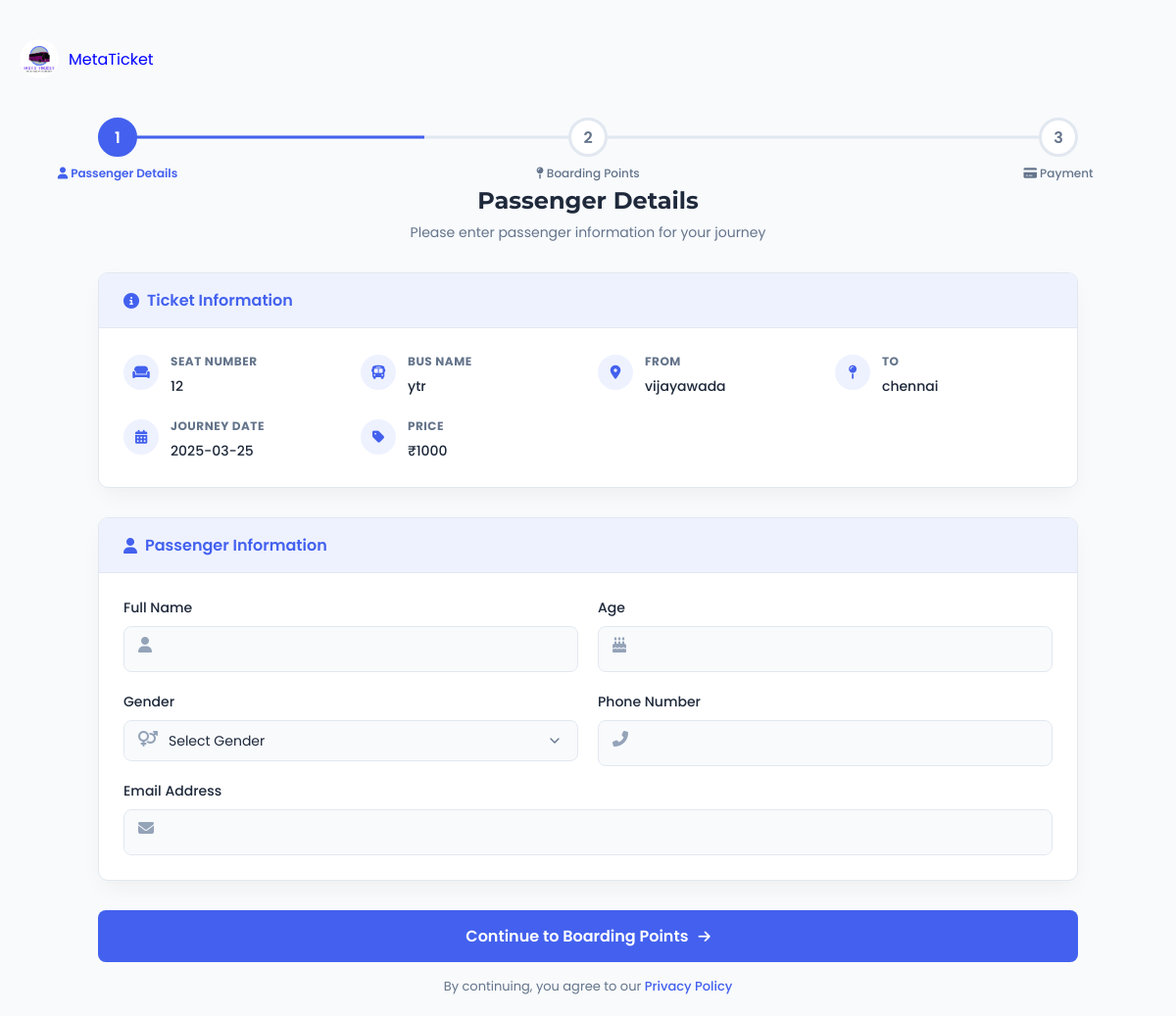
/xticketbuy.php?id=10 (signed in), run on the app's committed database.
### tables this page shows
CREATE TABLE `bus_sell` (
  `id` int(255) NOT NULL,
  `email` varchar(255) NOT NULL,
  `seat_no` int(255) NOT NULL,
  `bus_id` int(11) NOT NULL,
  `busname` varchar(255) NOT NULL,
  `journeydate` date NOT NULL,
  `fromplace` varchar(255) NOT NULL,
  `toplace` varchar(255) NOT NULL,
  `boarding_time` time(6) NOT NULL,
  `ticketprice` int(255) NOT NULL,
  `booking_id` int(11) NOT NULL,
  `ticketUpload` varchar(255) NOT NULL,
  `status` varchar(20) DEFAULT 'pending'
);

### xticketbuy.php (the view, shortened to what this page needs)
<?php
include 'config.php';
$ticket_id = isset($_GET['id']) ? $_GET['id'] : null;
$ticket_query = "SELECT * FROM bus_sell WHERE id = ? AND status = 'accepted'";
$stmt = $conn->prepare($ticket_query);
$stmt->bind_param("i", $ticket_id);
$stmt->execute();
$ticket_result = $stmt->get_result();
$ticket = $ticket_result->fetch_assoc();
?>
<!DOCTYPE html>
<html lang="en">
<head>
    <link href="https://cdnjs.cloudflare.com/ajax/libs/font-awesome/6.4.0/css/all.min.css" rel="stylesheet">
</head>
<body>
    <div class="page-container">
        <div class="top-nav">
            <a class="user-profile">
                <img src="assets/images/logo.png" alt="MetaTicket Logo">
                <span>MetaTicket</span>
            </a>
        </div>
        <div class="container">
            <div class="progress-container">
                <div class="progress-steps">
                    <div class="progress-bar"></div>
                    <div class="step active">
                        1
                        <span class="step-label"><i class="fas fa-user"></i> Passenger Details</span>
                    </div>
                    <div class="step">
                        2
                        <span class="step-label"><i class="fas fa-map-pin"></i> Boarding Points</span>
                    </div>
                    <div class="step">
                        3
                        <span class="step-label"><i class="fas fa-credit-card"></i> Payment</span>
                    </div>
                </div>
            </div>
            <div class="header">
                <h1>Passenger Details</h1>
                <p>Please enter passenger information for your journey</p>
            </div>
            <div class="card">
                <div class="card-header">
                    <h2><i class="fas fa-info-circle"></i> Ticket Information</h2>
                </div>
                <div class="card-body">
                    <div class="ticket-info">
                        <div class="ticket-item">
                        <i class="fas fa-couch"></i>
                            <div class="ticket-content">
                                <strong>Seat Number</strong>
                                <span>
                                    <?php echo htmlspecialchars($ticket['seat_no']); ?>
                                </span>
                            </div>
                        </div>
                        <div class="ticket-item">
                            <i class="fas fa-bus"></i>
                            <div class="ticket-content">
                                <strong>Bus Name</strong>
                                <span>
                                <?php echo htmlspecialchars($ticket['busname']); ?>
                                </span>
                            </div>
                        </div>
                        <div class="ticket-item">
                            <i class="fas fa-map-marker-alt"></i>
                            <div class="ticket-content">
                                <strong>From</strong>
                                <span><?php echo htmlspecialchars($ticket['fromplace']); ?></span>
                            </div>
                        </div>
                        <div class="ticket-item">
                            <i class="fas fa-map-pin"></i>
                            <div class="ticket-content">
                                <strong>To</strong>
                                <span><?php echo htmlspecialchars($ticket['toplace']); ?></span>
                            </div>
                        </div>
                        <div class="ticket-item">
                            <i class="fas fa-calendar-alt"></i>
                            <div class="ticket-content">
                                <strong>Journey Date</strong>
                                <span><?php echo htmlspecialchars($ticket['journeydate']); ?></span>
                            </div>
                        </div>
                        <div class="ticket-item">
                        <i class="fas fa-tag"></i>
                            <div class="ticket-content">
                                <strong>Price</strong>
                                <span>₹<?php echo htmlspecialchars($ticket['ticketprice']); ?></span>
                            </div>
                        </div>
                    </div>
                </div>
            </div>
            <form action="x_boarding_points.php" method="POST" id="passengerForm">
                <div class="card">
                    <div class="card-header">
                        <h2><i class="fas fa-user"></i> Passenger Information</h2>
                    </div>
                    <div class="card-body">
                        <div class="form-row">
                            <div class="form-group has-icon">
                                <label for="passenger_name">Full Name</label>
                                <input type="text" id="passenger_name" name="passenger_name" class="form-control" required pattern="[A-Za-z ]{1,255}" title="Please enter a valid name (letters and spaces only)">
                            </div>
                            <div class="form-group has-icon">
                                <label for="age">Age</label>
                                <input type="number" id="age" name="age" class="form-control" min="1" max="120" required>
                            </div>
                        </div>
                        <div class="form-row">
                            <div class="form-group has-icon">
                                <label for="gender">Gender</label>
                                <select id="gender" name="gender" class="form-control" required>
                                    <option value="">Select Gender</option>
                                </select>
                            </div>
                            <div class="form-group has-icon">
                                <label for="phoneNO">Phone Number</label>
                                <input type="tel" id="phoneNO" name="passenger_phone" class="form-control" required pattern="[0-9]{10,15}" title="Please enter a valid phone number (10-15 digits)">
                            </div>
                        </div>
                        <div class="form-group has-icon">
                            <label for="email">Email Address</label>
                            <input type="email" id="email" class="form-control" name="passenger_email" required>
                        </div>
                    </div>
                </div>
                <button type="submit" class="submit-btn" id="submitBtn">
                    Continue to Boarding Points
                    <i class="fas fa-arrow-right"></i>
                </button>
                <div class="form-footer">
                    By continuing, you agree to our <a href="privacy.php">Privacy Policy</a>
                </div>
            </form>
        </div>
    </div>
</body>
</html>

### data on the page
bus_sell: seat_no "12", busname "ytr", fromplace "vijayawada", toplace "chennai", journeydate "2025-03-25", ticketprice "1000"
